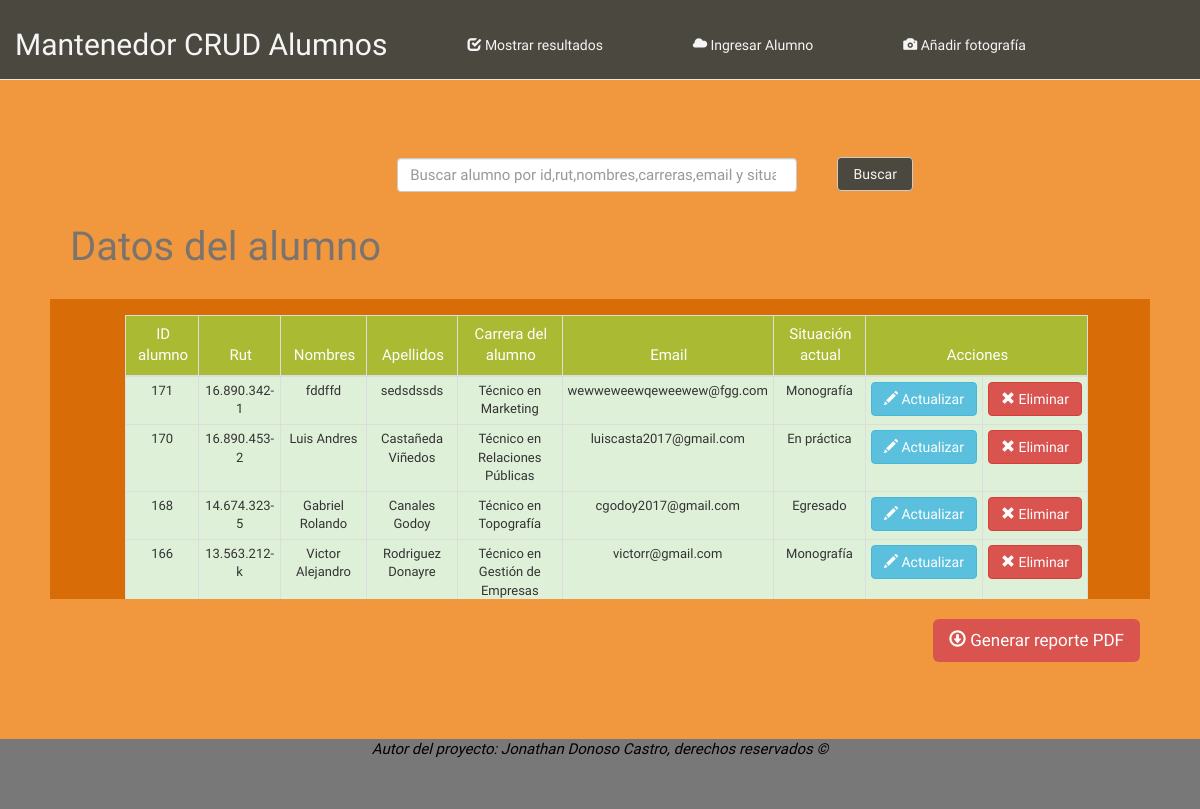
The page / on the database its author committed.
### tables this page shows
CREATE TABLE IF NOT EXISTS `nuevo_registro` (
  `id_alumno` int(11) NOT NULL AUTO_INCREMENT,
  `rut` varchar(13) NOT NULL,
  `nombres` varchar(40) NOT NULL,
  `apellidos` varchar(40) NOT NULL,
  `telefonos` varchar(25) NOT NULL,
  `edad` int(2) NOT NULL,
  `comuna` varchar(60) NOT NULL,
  `direccion` varchar(60) NOT NULL,
  `carrera` varchar(80) NOT NULL,
  `correo` varchar(40) NOT NULL,
  `situacion` varchar(15) NOT NULL,
  PRIMARY KEY (`id_alumno`,`rut`)
);

### index.php (the view, shortened to what this page needs)
<!DOCTYPE html>
<html lang="es">
<head>
    <link rel="stylesheet" href="css/bootstrap.min.css">
    <link rel="stylesheet" href="css/estilosindex.css">
    <link rel="stylesheet" href="css/alertify.core.css">
    <link rel="stylesheet" href="css/alertify.default.css">
</head>
<body>
    <div class="container">
           <nav class="navbar navbar-default  navbar-fixed-top" role="navigation" id="navegacion">
         <div class="navbar-header">
             <a href="index.php" class="navbar-brand">Mantenedor CRUD Alumnos</a>
         </div>
        <div class="collapse navbar-collapse" id="navbar-ex1-collapse">
            <ul class="nav navbar-nav" role="menu">
                <li class=""><a href="index.php"><span class="glyphicon glyphicon-check"></span> Mostrar resultados</a></li>
                <li class=""><a href="agregar.php"><span class="glyphicon glyphicon-cloud"></span> Ingresar Alumno</a></li>
                <li class=""><a href="ver.php"><span class="glyphicon glyphicon-camera"></span> Añadir fotografía</a></li>
            </ul>
        </div>
    </nav>
            <form action="" class="navbar-form navbar-right" role="search" method="post">
                <div class="form-group">
                    <input type="text" class="form-control"  id="busqueda" name="palabra" size="50" placeholder="Buscar alumno por id,rut,nombres,carreras,email y situación" value="">
                </div>
                    <div class="form-group">
                     <button type="submit" class="btn btn-default btn-md" id="buscar" name="buscar">Buscar</button>
                </div>
            </form>
    </div>
     <br>
     <div class="table-responsive" id="scroll">
           <h2>Datos del alumno</h2>
           <br>
    <div class="panel-body pre-scrollable">
          <table class="table  table-bordered table-condensed " id="mostrar" >
              <thead>
                 <tr>
                  <th>ID alumno</th>
                  <th>Rut</th>
                  <th>Nombres</th>
                  <th>Apellidos</th>
                  <th>Carrera del alumno</th>
                  <th>Email</th>
                  <th>Situación actual</th>
                  <th colspan="2">Acciones</th>
                 </tr>
              </thead>
              <tbody>
                    <?php
                            require ('conexion.php');
                              $consulta="SELECT id_alumno,rut,nombres,apellidos,carrera,correo,situacion FROM nuevo_registro ORDER BY id_alumno DESC";
                              $resultado=$mysqli->query($consulta);
                      while($fila=$resultado->fetch_assoc()){?>
                       <tr>
                         <td class="success"><?php echo $fila['id_alumno'];  ?></td>
                         <td class="success"><?php echo $fila['rut'];?></td>
                         <td class="success"><?php echo $fila['nombres']; ?></td>
                         <td class="success"><?php echo $fila['apellidos']; ?></td>
                         <td class="success"><?php echo $fila['carrera']; ?></td>
                         <td class="success"><?php echo $fila['correo']; ?></td>
                         <td class="success"><?php echo $fila['situacion']; ?></td>
                         <td class="success"><a class="btn btn-info" id="actualizar" href="actualizar.php?update=<?php echo $fila['id_alumno']; ?>"><span class="glyphicon glyphicon-pencil"></span> Actualizar</a></td>
                         <td class="success"><a class="btn btn-danger"  name="eliminar" onclick=" return confirmar(<?php echo $fila['id_alumno']; ?>)" href="eliminar.php?eliminar=<?php echo $fila['id_alumno'] ; ?>"><span class="glyphicon glyphicon-remove"></span> Eliminar</a></td>
                     </tr>
                <?php  }?>
              </tbody>
          </table>
         </div>
     </div>
              <br>
            <a href="reportes.php" class="Btn btn-danger  btn-lg" id="pdf" target="_blank"><span class="glyphicon glyphicon-download"></span> Generar reporte PDF</a>
             <br>
                <br><br><br><br><br>
                <div class="footer">
                 <cite>Autor del proyecto: Jonathan Donoso Castro, derechos reservados &copy;  </cite>
                </div>
</body>
</html>

### estilosindex.css (style rules this page uses)
* { margin: 0; padding: 0; }
body { background-color: #F1983E; font-family: 'Dosis', sans-serif; min-height: 100vh; flex-wrap: wrap; }
div.container nav#navegacion { background-color: #4B493F; height: 80px; }
div.navbar-header a.navbar-brand { color: whitesmoke; font-family: 'Indie Flower', sans-serif; font-size: 30px; font-weight: 100; margin-top: 20px; }
div ul.navbar-nav li { margin-top: 20px; padding-left: 10px; padding-right: 10px; margin-left: 40px; }
div nav div.navbar-collapse ul.navbar-nav li a { color: whitesmoke; font-size: 14px; font-weight: 100; }
div form div input[type="text"]#busqueda { font-size: 15px; color: #4B493F; width: 400px; padding-right: 20px; margin-right: 300px; margin-top: 150px; }
div form button[type="submit"].btn-default { background-color: #4B493F; width: 110%; margin-top: 147px; margin-left: -380%; color: whitesmoke; font-size: 14px; }
div.table-responsive h2 { margin-left: 70px; font-size: 40px; font-weight: 300; color: #7B736D; margin-top: 5px; }
div.panel-body { max-height: 300px; background-color: #D86D08; max-width: 100%; margin-left: 50px; margin-right: 50px; }
div.table-responsive table#mostrar { width: 90%; margin-left: 60px; margin-top: 1px; position:static; }
div.table-responsive table#mostrar thead th { background-color: #AB3; padding: 8px 8px 8px 10px; color: #fff; font-size: 15px; font-weight: 300; text-align: center; margin-right: 15px; }
div.table-responsive table#mostrar tbody tr td { font-weight: 300; font-size:13px; text-align: center; }
a#pdf { float: right; margin-right: 60px; text-decoration: none; font-size: 17px; }
div.footer { background-color: rgba(120,120,120,120); width: 100%; height: 70px; text-align: center; align-self: flex-end; }
div.footer cite { color:black; font-weight: 500; text-align: center; font-family: 'Indie Flower', sans-serif; font-size: 15px; margin-top:10px; }

### rows shown on the page
nuevo_registro: id_alumno "171", rut "16.890.342-1", nombres "fddffd", apellidos "sedsdssds", carrera "Técnico en Marketing", correo "wewweweewqeweewew@fgg.com", situacion "Monografía"
nuevo_registro: id_alumno "170", rut "16.890.453-2", nombres "Luis Andres", apellidos "Castañeda Viñedos", carrera "Técnico en Relaciones Públicas", correo "luiscasta2017@gmail.com", situacion "En práctica"
nuevo_registro: id_alumno "168", rut "14.674.323-5", nombres "Gabriel Rolando", apellidos "Canales Godoy", carrera "Técnico en Topografía", correo "cgodoy2017@gmail.com", situacion "Egresado"
nuevo_registro: id_alumno "166", rut "13.563.212-k", nombres "Victor Alejandro", apellidos "Rodriguez Donayre", carrera "Técnico en Gestión de Empresas", correo "victorr@gmail.com", situacion "Monografía"
